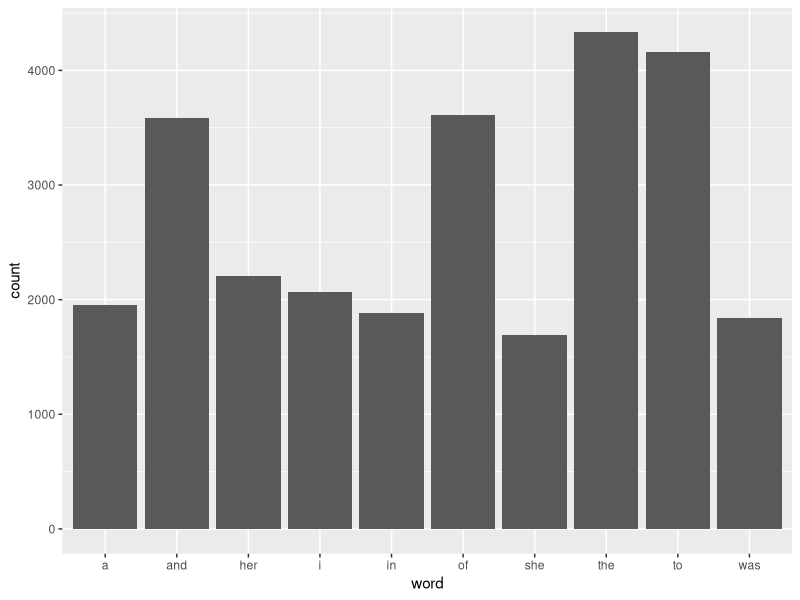

This figure's R source: (Note: this script raises an error after producing the figure.)
## ---- chunk 1
library(janeaustenr)
library(tidyverse)
library(tidytext)
## ---- chunk 2
austen_books()
## ---- chunk 3
pride <- austen_books() %>%
  filter(book == "Pride & Prejudice")
## ---- chunk 4
Pride_words <- 
  pride %>%
  unnest_tokens(word, text)

Pride_words
## ---- chunk 5
pride_count <- Pride_words %>%
  group_by(word) %>%
  summarise(count = n()) 

pride_count
## ---- chunk 6
pride_count %>%
  arrange(desc(count)) %>%
  slice(1:10) %>%
  ggplot(aes(x = word, y = count)) +
  geom_col() +
  ggsave("pride_with_stop.jpg")
## ---- chunk 7
Pride_words %>%
  anti_join(stop_words) %>%
  count(word, sort = T) %>%
  slice(1:10) %>%
  ggplot(aes(x = word, y = n)) +
  geom_col() +
  ggsave("pride_most_common.jpg")


## ---- chunk 8

## ---- chunk 9
sense <- austen_books() %>%
  filter(book == "Sense & Sensibility")
## ---- chunk 10
sense_words <- 
  sense %>%
  unnest_tokens(word, text)

sense_words
## ---- chunk 11
sense_count <- sense_words %>%
  group_by(word) %>%
  summarise(count = n()) 

sense_count
## ---- chunk 12
sense_words %>%
  anti_join(stop_words) %>%
  count(word, sort = T) %>%
  slice(1:10) %>%
  ggplot(aes(x = word, y = n)) +
  geom_col() +
  ggsave("sense_most_common.jpg")
## ---- chunk 13
sense_words_sent <- sense_words %>%
  anti_join(stop_words) %>%
  left_join(get_sentiments("bing"))

sense_words_sent
## ---- chunk 14
sense_words_sent %>%
  count(word, sentiment, sort = T) %>%
  drop_na() %>%
  slice(1:10) %>%
  ggplot(aes(x = word, y = n, fill = sentiment)) +
  geom_col() +
  ggsave("sense_sentiment.jpg")

  
## ---- chunk 15
jane <- austen_books() %>%
  unnest_tokens(word, text) %>%
  anti_join(stop_words) %>%
  left_join(get_sentiments("bing"))

jane
## ---- chunk 16
jane %>%
  count(word, sentiment, sort = T) %>%
  drop_na() %>%
  slice(1:20) %>%
  ggplot(aes(x = word, y = n, fill = sentiment)) +
  theme(axis.text.x=element_text(angle=45, hjust=1)) +
  geom_col() 
